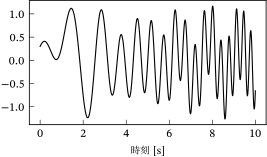

This chart was generated by the following Python code:
from pathlib import PurePath

import matplotlib.pyplot as plt
import numpy as np

plt.style.use(["sigproc", "sigproc-wide"])

t = np.linspace(0, 10, 1000)
fig, ax = plt.subplots()
x = 0.8 * np.sin(t * t) + 0.3 * np.cos(4 * t) + 0.2 * np.sin(5 * t)
ax.plot(t, x)
ax.set_xlabel("時刻[s]")
fig.savefig(str(PurePath(__file__).parent / (PurePath(__file__).stem + ".pdf")))
